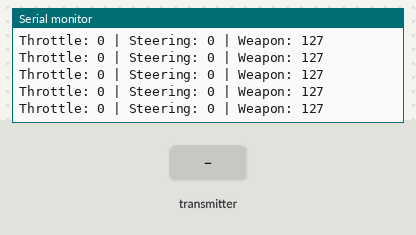
Recording of a sketch running on a simulated Arduino Mega 2560, built with avr-gcc and run on an emulated ATmega2560. On the bench: the last lines printed to the serial monitor. The test bench sets the inputs (shaded band).

Above: at 1.2 s.
1.3 s: the transmitter starts sending ch.0 = 172
At 2.2 s:
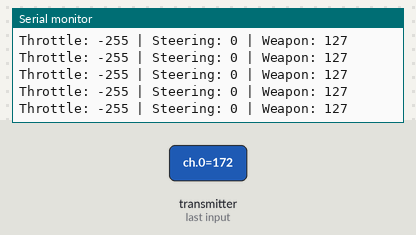
4.3 s: the transmitter starts sending ch.2 = 600
At 5.3 s:
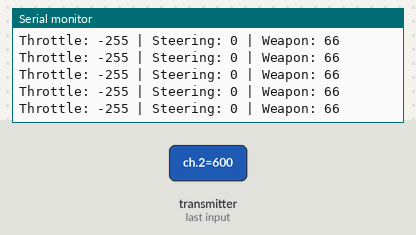
13.3 s: the transmitter starts sending ch.0 = 600
At 13.9 s:
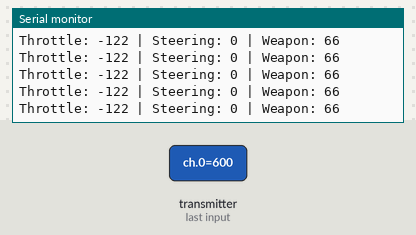
14.8 s: the transmitter starts sending ch.1 = 172
At 15.8 s:
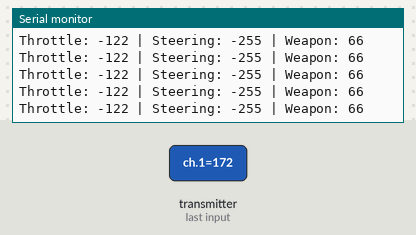
Timing chart, 0 to 17.3 s (numbered marks = the images above; inputs shaded):
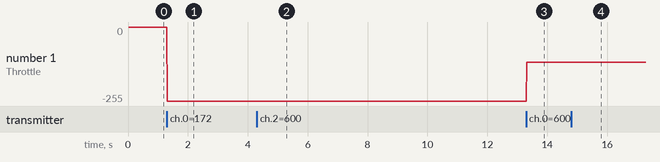

Measured:
- after the input at 1.3 s, the serial monitor: prints a new line at once (image 1)
- after the input at 4.3 s, the serial monitor: prints a new line at once (image 2)
- after the input at 13.3 s, the serial monitor: prints a new line at once (image 3)
- after the input at 14.8 s, the serial monitor: prints a new line at once (image 4)
- plotted number 1: 0 → -255 after the input at 1.3 s, -255 → -122 after the input at 13.3 s

The sketch:

test.ino
```cpp
#include "sbus.h"

/* SBUS object for reading */
bfs::SbusRx sbus_rx(&Serial2, 16, 17, true);

/* SBUS data */
bfs::SbusData data;

void setup() {
    Serial.begin(115200);
    // while (!Serial.available()) {}  // Wait for Serial to start

    /* Start SBUS communication */
    sbus_rx.Begin();

    Serial.println("SBUS Receiver Started!");
}

void loop() {
    if (sbus_rx.Read()) {
        /* Get the SBUS data */
        data = sbus_rx.data();

        /* Read throttle, steering, and weapon from SBUS */
        int throttle = map(data.ch[0], 172, 1811, -255, 255);  // CH1: Throttle
        int steering = map(data.ch[1], 172, 1811, -255, 255);  // CH2: Steering
        int weapon = map(data.ch[2], 172, 1811, 0, 255);       // CH3: Weapon

        /* Display the values for debugging */
        Serial.print("Throttle: "); Serial.print(throttle);
        Serial.print(" | Steering: "); Serial.print(steering);
        Serial.print(" | Weapon: "); Serial.println(weapon);

        /* Check failsafe or lost frame */
        if (data.failsafe) {
            Serial.println("⚠️  FAILSAFE TRIGGERED!  ⚠️");
        }
        if (data.lost_frame) {
            Serial.println("⚠️  FRAME LOST!  ⚠️");
        }

        /* ADD MOTOR CONTROL CODE HERE */
    }
}
```
